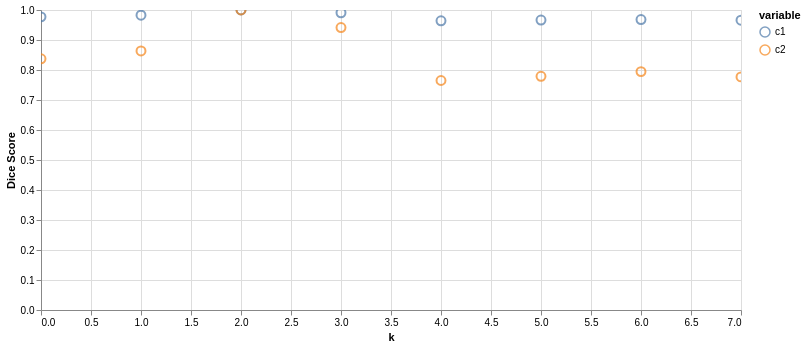

The cell this chart's notebook holds for it:
### Code cell
result = eval_dihedral_series(img(), trueMask(), trainedModel)
print(result)
plot_eval_series(result, chart_type="point")

### Figure 1 — Vega-Lite specification as saved in the notebook (floating-point values rounded to 4 significant figures)
{"config": {"view": {"continuousWidth": 300, "continuousHeight": 300}}, "data": {"name": "data-151e5503b0013178b2bcfcbf2c5eaac9"}, "mark": {"type": "point", "size": 80}, "encoding": {"color": {"field": "variable", "type": "nominal"}, "tooltip": {"field": "Dice Score", "type": "quantitative"}, "x": {"field": "k", "type": "quantitative"}, "y": {"field": "Dice Score", "type": "quantitative"}}, "height": 300, "params": [{"name": "param_1e9efca18e7a2868", "select": {"type": "interval", "encodings": ["x", "y"]}, "bind": "scales"}], "width": 700, "$schema": "https://vega.github.io/schema/vega-lite/v6.1.0.json", "datasets": {"data-151e5503b0013178b2bcfcbf2c5eaac9": [{"k": 0, "variable": "c1", "Dice Score": 0.9772}, {"k": 1, "variable": "c1", "Dice Score": 0.9828}, {"k": 2, "variable": "c1", "Dice Score": 1.0}, {"k": 3, "variable": "c1", "Dice Score": 0.9908}, {"k": 4, "variable": "c1", "Dice Score": 0.964}, {"k": 5, "variable": "c1", "Dice Score": 0.9665}, {"k": 6, "variable": "c1", "Dice Score": 0.9683}, {"k": 7, "variable": "c1", "Dice Score": 0.9662}, {"k": 0, "variable": "c2", "Dice Score": 0.8373}, {"k": 1, "variable": "c2", "Dice Score": 0.8635}, {"k": 2, "variable": "c2", "Dice Score": 1.0}, {"k": 3, "variable": "c2", "Dice Score": 0.9414}, {"k": 4, "variable": "c2", "Dice Score": 0.765}, {"k": 5, "variable": "c2", "Dice Score": 0.7789}, {"k": 6, "variable": "c2", "Dice Score": 0.7946}, {"k": 7, "variable": "c2", "Dice Score": 0.777}]}}
